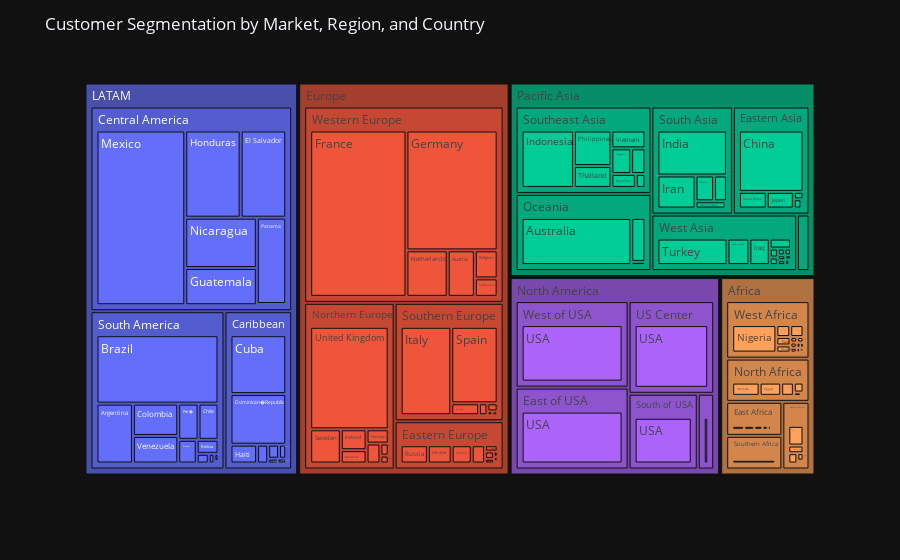

This figure's notebook cell:
### Markdown cell above
#### Visualization: Customer Segmentation

- Data grouped by Customer Market, Customer Region, and Customer Country.
- Treemap shows Gross Sales for each segment, with color-coded regions.
- Provides insights into sales distribution across markets, regions, and countries.

### Code cell
# Group the data by customer market, region, and country
customer_segmentation = data.groupby(['Customer Market', 'Customer Region', 'Customer Country']).agg({'Gross Sales': 'sum', 'Order Quantity': 'count', 'Profit': 'sum'})

# Sort the data by gross sales in descending order
customer_segmentation = customer_segmentation.sort_values('Gross Sales', ascending=False)

# Reset the index to convert the grouped columns to regular columns
customer_segmentation = customer_segmentation.reset_index()

# Create a treemap visualization using plotly
fig = px.treemap(customer_segmentation, path=['Customer Market', 'Customer Region', 'Customer Country'], values='Gross Sales')

# Update the layout to set a dark background and color-blind friendly colors
fig.update_layout(
    template='plotly_dark',
    colorway=px.colors.qualitative.Plotly,  # Use Plotly's default colorway
    title='Customer Segmentation by Market, Region, and Country'
)

# Save the plot as a PNG image
fig.write_image('customer_segmentation_treemap.png', width=800, height=600, scale=2)

# Show the plot
fig.show()

### Figure 1 — Plotly figure (JSON) as saved in the notebook; plotly's stock layout.template omitted (floating-point values rounded to 4 significant figures; data arrays with more than 128 entries replaced by an {"elided": "..."} marker saying what was removed)
{"data": [{"branchvalues": "total", "domain": {"x": [0, 1], "y": [0, 1]}, "hovertemplate": "labels=%{label}<br>Gross Sales=%{value}<br>parent=%{parent}<br>id=%{id}<extra></extra>", "ids": {"elided": "170 str values"}, "labels": {"elided": "170 str values"}, "name": "", "parents": {"elided": "170 str values"}, "values": {"elided": "170 int values"}, "type": "treemap"}], "layout": {"legend": {"tracegroupgap": 0}, "margin": {"t": 60}, "colorway": ["#636EFA", "#EF553B", "#00CC96", "#AB63FA", "#FFA15A", "#19D3F3", "#FF6692", "#B6E880", "#FF97FF", "#FECB52"], "title": {"text": "Customer Segmentation by Market, Region, and Country"}}}
